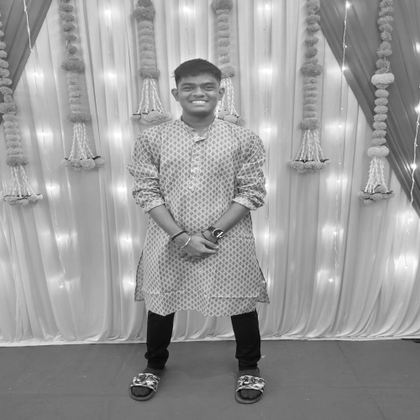
%> input picture img_3.tif, 420 x 420 px, shrunk from 500 x 500 before the run
$ octave LPF_AVG.m   (GNU Octave 9; MATLAB toolbox functions it lacks are replaced by stand-ins)
%> lines starting %> are read from the running program, lines starting %| are printed output that depends on the picture
clc, clear
f1 = uint8(imread('img_3.tif'));
%> f1 is the input picture: size 420x420x3 uint8; min 6, max 255, mean 154.7
f = imnoise(f1,'gaussian');
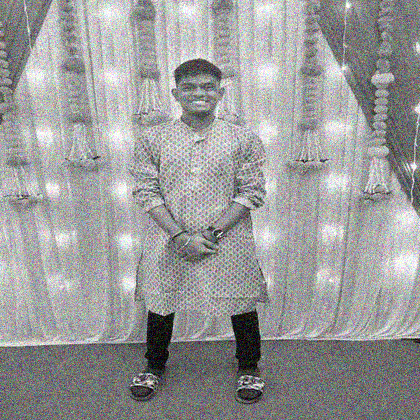
%> f: size 420x420x3 uint8; mean R, G, B 154.6, 154.7, 154.6
[row,col] = size(f);
%> row = 420; col = 1260

w = [1 1 1 ; 1 1 1 ; 1 1 1]/9;
g = f;

for x = 2:1:row-1
  for y = 2:1:col-1
    g(x,y) = f(x-1,y-1)*w(1,1) + f(x-1,y)*w(1,2) + f(x-1,y+1)*w(1,3)+...
             f(x,y-1)*w(2,1) + f(x,y)*w(2,2) + f(x,y+1)*w(2,3)+...
             f(x+1,y-1)*w(3,1) + f(x+1,y)*w(3,2) + f(x+1,y+1) * w(3,3);
  endfor
endfor
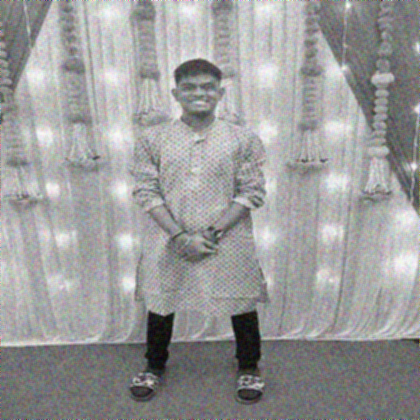
%> g: size 420x420x3 uint8; mean R, G, B 154.6, 154.7, 154.5
g;
figure(1), imshow(uint8(f1)), title("OG IMAGE")
figure(2), imshow(uint8(f)), title("NOISY IMAGE")
figure(3), imshow(uint8(g)), title("AVG FILTERED IMAGE")
